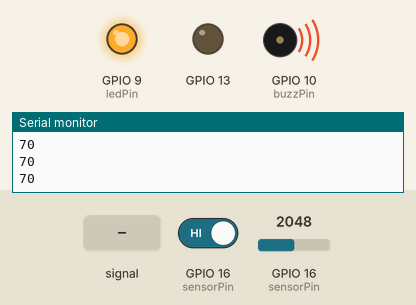
Bench run of a sketch on a simulated ESP32. On the bench: output pins drawn as LEDs (lit = HIGH), buzzer (waves = sounding), the last lines printed to the serial monitor. Inputs (shaded band) come from the test bench; at power-on: GPIO 16 (sensorPin) = 2048, GPIO 16 (sensorPin) HIGH.

Above: at 6.2 s.
6.3 s: GPIO 16 (sensorPin) fed a 1000 Hz sine of ±1023 counts around its level
At 6.8 s:
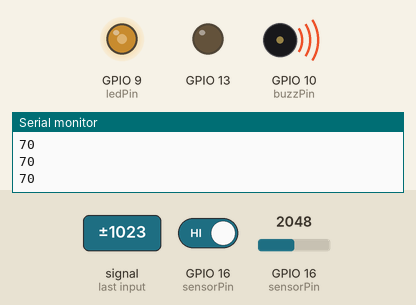
9.3 s: GPIO 16 (sensorPin) set to 983
10.9 s: GPIO 16 (sensorPin) set to 2866
At 11.6 s:
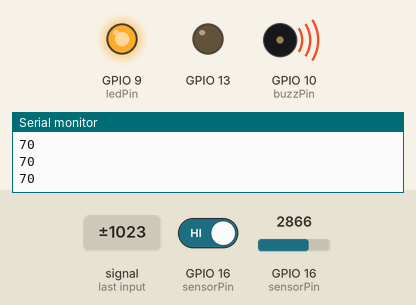
12.5 s: GPIO 16 (sensorPin) set to 491
At 12.9 s:
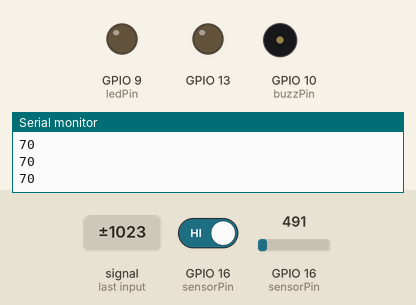
Timing chart, 0 to 15.1 s (numbered marks = the images above; inputs shaded):
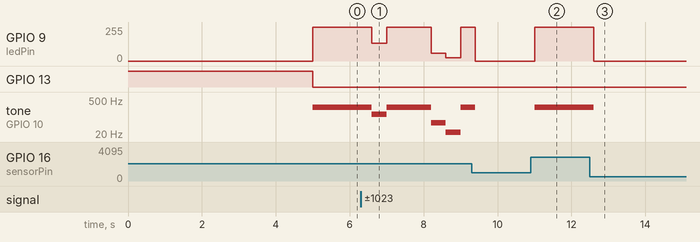

The sketch:

senswithlight.ino
```cpp
/*
Name          : Rutvik Patel
Lab           : 6
Studet Number : 040915445

*/

const int sensorPin = 16;    // pin that the sensor is attached to
const int ledPin = 9;        // pin that the LED is attached to
const int buzzPin = 10;      // pin that the buzzer is attached to

// variables:
int sensVal = 0;         // the sensor value
int sensorMin = 1023;        // minimum sensor value
int sensorMax = 0;           // maximum sensor value


void setup() {
  // turn on LED & buzer to signal the start of the calibration period:
  pinMode(13, OUTPUT);
  digitalWrite(13, HIGH);

  // calibrate during the first five seconds
  while (millis() < 5000) {
    sensVal = analogRead(sensorPin);

    // record the maximum sensor value
    if (sensVal > sensorMax) {
      sensorMax = sensVal;
    }

    // record the minimum sensor value
    if (sensVal < sensorMin) {
      sensorMin = sensVal;
    }
  }

  // signal the end of the calibration period
  digitalWrite(13, LOW);
}

void loop() {
  // read the sensor:
  sensVal = analogRead(sensorPin);

  // apply the calibration to the sensor reading
  sensVal = map(sensVal, sensorMin, sensorMax, 0, 255);

  // in case the sensor value is outside the range seen during calibration
  sensVal = constrain(sensVal, 0, 255);

  // fade the LED using the calibrated value:
  analogWrite(ledPin, sensVal);

  //gives output for sensor
  Serial.println(touchRead(16));  // return value of Touch 0 pin = GPIO 16

  // Sound buzer
  tone(buzzPin, sensVal);

  delay(400);
}
```

Measured:
- after the input at 6.3 s, GPIO 9 (ledPin): 255/255 → 132/255 after 0.30 s, → 255/255 0.40 s later, → 58/255 1.2 s later, → 24/255 0.40 s later, … (5 changes in this stretch); tone on GPIO 10 (buzzPin): plays 132 Hz for 0.40 s, 255 Hz for 1.2 s, 58 Hz for 0.40 s, 24 Hz for 0.40 s, 255 Hz for 0.30 s, starting after 0.30 s
- after the input at 10.9 s, GPIO 9 (ledPin): 0/255 → 255/255 after 0.10 s; tone on GPIO 10 (buzzPin): silent → 255 Hz after 0.10 s
- after the input at 12.5 s, GPIO 9 (ledPin): 255/255 → 0/255 after 0.10 s; tone on GPIO 10 (buzzPin): 255 Hz → silent after 0.10 s
